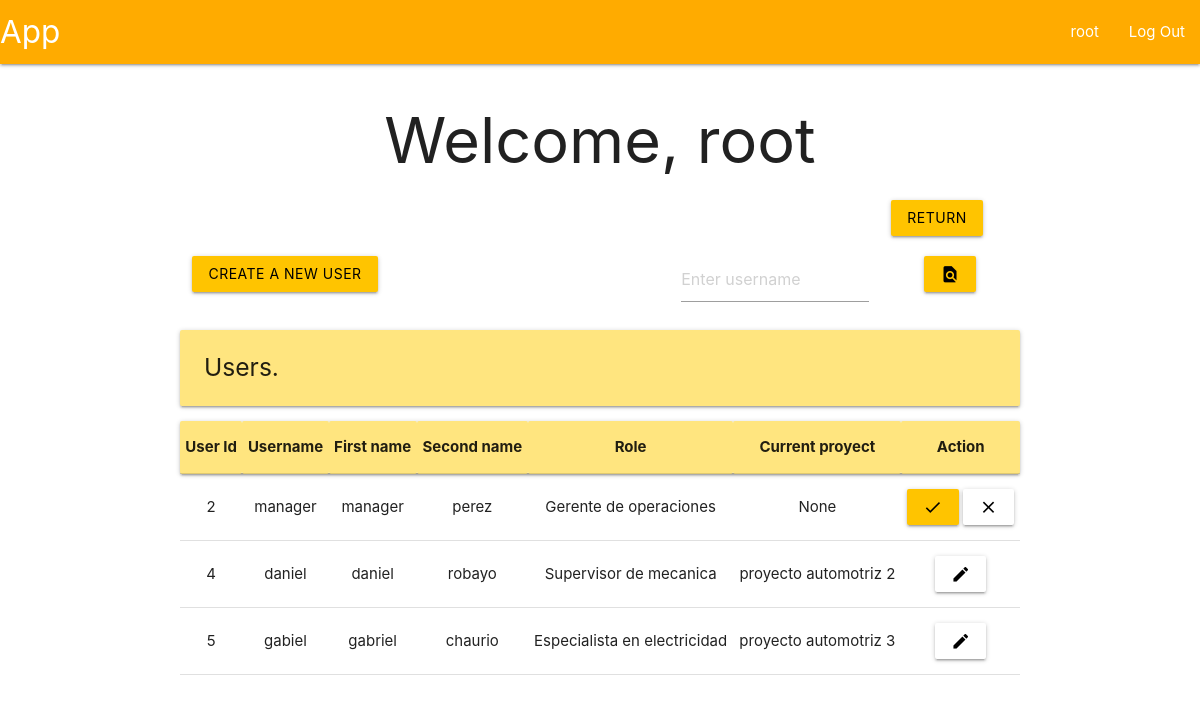
Page /root/users (signed in) on the committed database.
### tables this page shows
CREATE TABLE user (
    id INTEGER PRIMARY KEY AUTOINCREMENT,
    username TEXT UNIQUE NOT NULL,
    firstname TEXT NOT NULL,
    secondname TEXT NOT NULL,
    password TEXT NOT NULL,
    roleId INTEGER,
    proyId INTEGER,
    auth INTEGER,

    FOREIGN KEY (roleId) REFERENCES roles(id),
    FOREIGN KEY (proyId) REFERENCES proyect(id)
);

CREATE TABLE roles (
    id INTEGER PRIMARY KEY AUTOINCREMENT,
    name TEXT NOT NULL UNIQUE
);

CREATE TABLE proyect (
    id INTEGER PRIMARY KEY AUTOINCREMENT,
    description TEXT UNIQUE NOT NULL,
    start DATE NOT NULL,
    end DATE NOT NULL,
    statusId INTEGER,

    FOREIGN KEY (statusId) REFERENCES proyectStatus(id)
);

### app/userView.py (the view, shortened to what this page needs)
@bp.route('/users', methods=('GET', 'POST'))
@root_required
def userView():
    db = get_db()
    flag = False
    if not flag:
        users = db.execute(
            """SELECT
                u.id as id,
                u.username as username,
                u.firstname as firstname,
                u.secondname as secondname,
                r.name as role,
                p.description as proyect,
                u.auth as auth
               FROM user u
               JOIN roles r ON u.roleId = r.id
               LEFT JOIN proyect p ON u.proyId = p.id
               WHERE u.id != 1"""
        ).fetchall()
    areProyects = db.execute(
        """SELECT * FROM proyect"""
    ).fetchall() != []
    return render_template('index/root/userView.html', users=users, areProyects=areProyects)

### app/auth.py (called while the page is built)
@bp.before_app_request
def load_logged_in_user():
    user_id = session.get('user_id')
    if user_id is None:
        g.user = None
    else:
        g.user = get_db().execute(
            "SELECT * FROM user WHERE id = ?",
            (user_id,)
        ).fetchone()

def root_required(view):
    @functools.wraps(view)
    def wrapped_view(**kwargs):
        if g.user is None:
            return redirect(url_for('auth.login'))
        elif g.user['roleId'] != 1:
            return redirect(url_for('user.profile'))
        return view(**kwargs)
    return wrapped_view

### app/db.py (called while the page is built)
def get_db():
    if 'db' not in g:
        g.db = sqlite3.connect(
            current_app.config['DATABASE'],
            detect_types = sqlite3.PARSE_DECLTYPES
        )
        g.db.row_factory = sqlite3.Row
    return g.db

### app/templates/index/root/userView.html (shortened to what this page needs)
{% extends 'base.html' %}
{% block header %}
  <h1>{% block title %}Welcome, {{ g.user['username'] }}{% endblock %}</h1>
{% endblock %}
{% block content %}
<div class="row">
  <form method="POST">
      <div class="col s1 offset-s10">
          <button class="btn amber accent-3 black-text" type="submit" value="return" name="return">Return</button>
      </div>
  </form>
</div>
<div class="row">
  {% if areProyects %}
  <form method="POST">
    <div class="col s3">
      <button class="btn amber accent-3 black-text" type="submit" value="create" name="create">Create a new user</button>
    </div>
  </form>
  <form method="POST">
    <div class="col s3 offset-s4">
      <input placeholder="Enter username" name="find-user" id="username">
    </div>
    <div class="col s2">
      <button class="btn amber accent-3 black-text" type="submit">
        <i class="material-icons">find_in_page</i>
      </button>
    </div>
  </form>
    {% endif %}
</div>
<div class="left-align">
  <h5 class="card-panel amber accent-1">Users.</h5>
</div>
<table class="centered">
  <thead class="card-panel amber accent-1">
    <tr>
      <th>User Id</th>
      <th>Username</th>
      <th>First name</th>
      <th>Second name</th>
      <th>Role</th>
      <th>Current proyect</th>
      <th>Action</th>
    </tr>
  </thead>
  <tbody>
    {% for user in users %}
      <tr>
        <td>{{ user['id'] }}</td>
        <td>{{ user['username']}}</td>
        <td>{{ user['firstname'] }}</td>
        <td>{{ user['secondname'] }}</td>
        <td>{{ user['role'] }}</td>
        <td>{{ user['proyect'] }}</td>
        <td>
          <form method="POST">
            {% if user['auth'] == 0 %}
              {% if areProyects %}
              <button class="btn amber accent-3 black-text" type="submit" name="aprove" value="{{ user['id'] }}">
                <i class="material-icons">done</i>
              </button>
              {% endif %}
            <button class="btn white black-text" type="submit" name="reject" value="{{ user['id'] }}">
              <i class="material-icons">close</i>
            </button>
            {% else %}
            <button class="btn white black-text" type="submit" name="modify-user" value="{{ user['id'] }}">
              <i class="material-icons">edit</i>
            </button>
            {% endif %}
          </form>
        </td>
      </tr>
    {% endfor %}
  </tbody>
</table>
{% endblock %}

### app/templates/base.html (shortened to what this page needs)
<!DOCTYPE html>
<link rel="stylesheet" href="{{ url_for('static', filename='materialize.css') }}">
<link rel="stylesheet" href="{{ url_for('static', filename='style.css') }}">
<nav>
    <div class="nav-wrapper amber accent-4">
      <a href="#" class="brand-logo">App</a>
      <ul class="right hide-n black-text text-black">
        {% if g.user %}
            <li><a href="{{ url_for('user.profile')}}">{{ g.user['username'] }}</span></a>
            <li><a href="{{ url_for('auth.logout') }}">Log Out</a>
        {% else %}
            <li><a href="{{ url_for('auth.register') }}">Register</a>
            <li><a href="{{ url_for('auth.login') }}">Log In</a>
        {% endif %}
      </ul>
    </div>
</nav>
<section class="content container center-align">
    <header>
        {% block header %}{% endblock %}
    </header>
    {% block content %}{% endblock %}
</section>

### rows in the picture
user: user.username "root"
user: id "2", username "manager", firstname "manager", secondname "perez", role "Gerente de operaciones", proyect "None"
user: id "4", username "daniel", firstname "daniel", secondname "robayo", role "Supervisor de mecanica", proyect "proyecto automotriz 2"
user: id "5", username "gabiel", firstname "gabriel", secondname "chaurio", role "Especialista en electricidad", proyect "proyecto automotriz 3"
